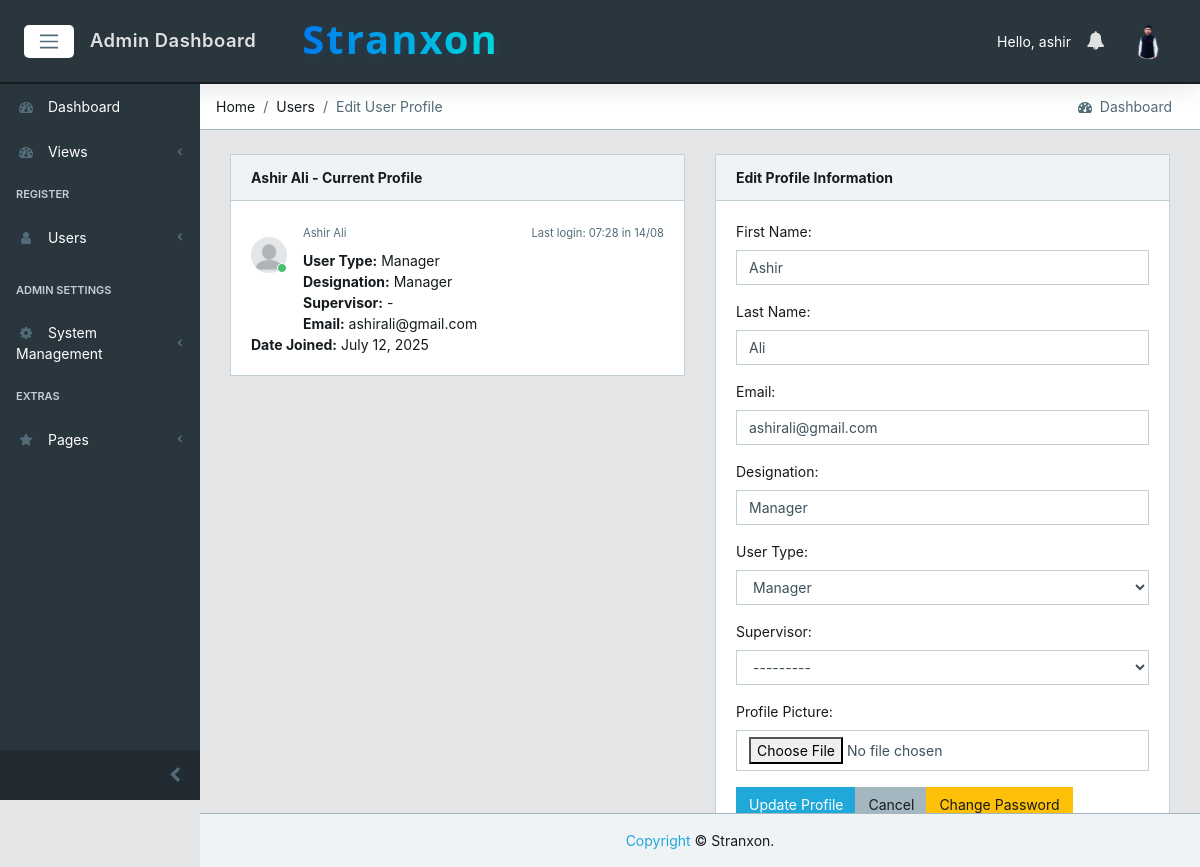
Before: /users/5/edit/ (signed in) with the older database file.
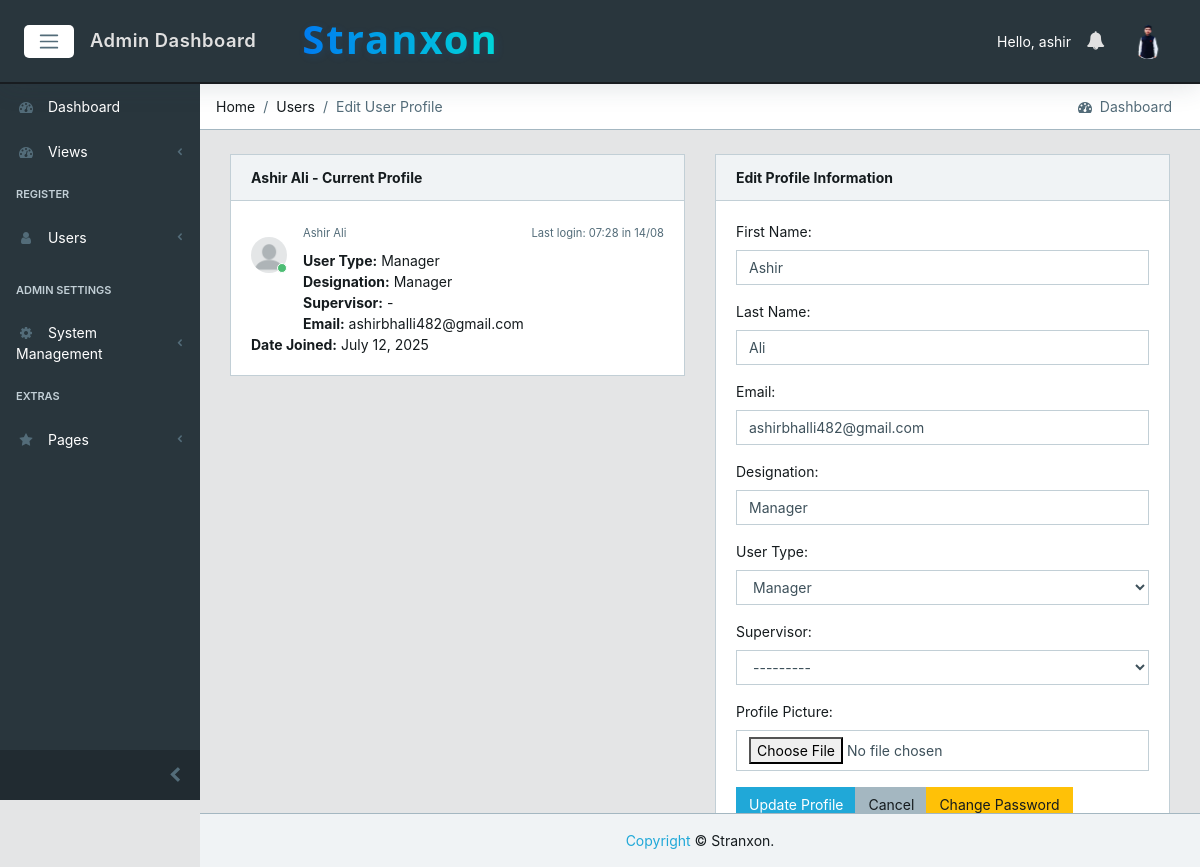
After: the same page with the newer database file.
### core/models.py (models this page shows, shortened)
class CustomUser(AbstractUser):
    email = models.EmailField(unique=True)  # Make email unique for authentication
    user_type = models.CharField(max_length=15, choices=USER_TYPE_CHOICES, db_index=True)
    designation = models.CharField(max_length=100, blank=True, null=True)
    created_by = models.ForeignKey('self', on_delete=models.SET_NULL, null=True, blank=True, related_name='created_users')
    created_date = models.DateField(auto_now_add=True)
    created_time = models.TimeField(auto_now_add=True)
    under_supervision = models.ForeignKey('self', on_delete=models.SET_NULL, null=True, blank=True, related_name='supervised_users')
    avatar = models.ImageField(upload_to='core/avatar', blank=True, null=True)
    @property
    def avatar_url(self):
        try:
            if self.avatar:
                url = getattr(self.avatar, 'url', None)
                if url and ('cloudinary' in url or 'res.cloudinary.com' in url):
                    return url
                avatar_path = getattr(self.avatar, 'path', None)
                if avatar_path and os.path.isfile(avatar_path) and url:
                    return url
        except Exception:
            pass
        return static('core/img/avatar/blank_profile.png')

### core/views.py (the view, shortened to what this page needs)
# urls.py: path('users/<int:user_id>/edit/', views.EditUserProfileView.as_view(), name='edit-user-profile'),
class EditUserProfileView(LoginRequiredMixin, View):
    def get(self, request, user_id):
        user = request.user
        target_user = get_object_or_404(CustomUser, id=user_id)
        if user.user_type == 'employee':
            if target_user != user:
                messages.error(request, 'You can only edit your own profile.')
                return redirect('core:dashboard')
        elif user.user_type == 'manager':
            if target_user.under_supervision != user:
                messages.error(request, 'You can only edit profiles of your subordinates.')
                return redirect('core:dashboard')
        form = UserProfileEditForm(instance=target_user, user=user)
        context = {
            'form': form,
            'target_user': target_user,
        }
        return render(request, 'core/edit_user_profile.html', context)

### core/context_processors.py (called while the page is built)
def logged_user_processor(request):
    if request.user.is_authenticated:
        try:
            logged_user = CustomUser.objects.select_related('under_supervision').get(id=request.user.id)
            return {'logged_user': logged_user}
        except CustomUser.DoesNotExist:
            return {'logged_user': None}
    return {'logged_user': None}

def notifications_processor(request):
    if request.user.is_authenticated:
        cache_key = f"unread_count:{request.user.id}"
        unread_count = cache.get(cache_key)
        if unread_count is None:
            unread_count = Notification.objects.filter(recipient=request.user, read=False).count()
            cache.set(cache_key, unread_count, 15)  # short cache to keep badges fresh
        unread_notifications = (
            Notification.objects.select_related('sender')
            .filter(recipient=request.user, read=False)
            .order_by('-created_at')[:10]
        )
        return {
            'unread_notifications': unread_notifications,
            'unread_count': unread_count,
        }
    return {'unread_notifications': [], 'unread_count': 0}

### core/templates/core/edit_user_profile.html (shortened to what the changed rows need)
{% extends 'core/base.html' %}
{% load static %}
{% block content %}
<div class="container-fluid">
  <div id="ui-view" style="opacity: 1;"><div class="animated fadeIn">
        <div class="row">
            <div class="col-12">
                <div class="row">
                    <div class="col-12 col-md-6">
                        <div class="card">
                            <div class="card-header">
                                <strong>{{ target_user.get_full_name }} - Current Profile</strong>
                            </div>
                            <div class="card-body">
                                <div class="message">
                                    <div class="py-3 pb-5 mr-3 float-left">
                                        <div class="avatar">
                                        </div>
                                    </div>
                                    <div>
                                        <small class="text-muted">{{ target_user.get_full_name }}</small>
                                        {% if target_user.last_login %}
                                        <small class="text-muted float-right mt-1">Last login: {{ target_user.last_login|date:"H:i" }} in {{ target_user.last_login|date:"d/m" }}</small>
                                        {% endif %}
                                    </div>
                                    <div class="mt-2">
                                        <strong>User Type:</strong> {{ target_user.get_user_type_display }}<br>
                                        <strong>Designation:</strong> {{ target_user.designation }}<br>
                                        <strong>Supervisor:</strong> {{ target_user.under_supervision.username|default:'-' }}<br>
                                        <strong>Email:</strong> {{ target_user.email }}<br>
                                        <strong>Date Joined:</strong> {{ target_user.date_joined|date:"F d, Y" }}
                                    </div>
                                </div>
                            </div>
                        </div>
                    </div>
                    <div class="col-12 col-md-6">
                        <div class="card">
                            <div class="card-body">
                                <form method="post" enctype="multipart/form-data">
                                    <div class="form-group">
                                        <label for="{{ form.first_name.id_for_label }}">First Name:</label>
                                        {{ form.first_name }}
                                    </div>
                                    <div class="form-group">
                                        <label for="{{ form.last_name.id_for_label }}">Last Name:</label>
                                        {{ form.last_name }}
                                    </div>
                                    {% if form.email %}
                                    <div class="form-group">
                                        <label for="{{ form.email.id_for_label }}">Email:</label>
                                        {{ form.email }}
                                    </div>
                                    {% endif %}
                                    {% if form.designation %}
                                    <div class="form-group">
                                        <label for="{{ form.designation.id_for_label }}">Designation:</label>
                                        {{ form.designation }}
                                    </div>
                                    {% endif %}
                                    {% if form.user_type %}
                                    <div class="form-group">
                                        <label for="{{ form.user_type.id_for_label }}">User Type:</label>
                                        {{ form.user_type }}
                                    </div>
                                    {% endif %}
                                    {% if form.under_supervision %}
                                    <div class="form-group">
                                        <label for="{{ form.under_supervision.id_for_label }}">Supervisor:</label>
                                        {{ form.under_supervision }}
                                    </div>
                                    {% endif %}
                                    <div class="form-group">
                                        <label for="{{ form.avatar.id_for_label }}">Profile Picture:</label>
                                        {{ form.avatar }}
                                    </div>
                                </form>
                            </div>
                        </div>
                    </div>
                </div>
            </div>
        </div>
    </div>
</div>
{% endblock %}

Changed rows visible on the page:
changed CustomUser "Ashir Ali": email "ashirali@gmail.com" → "ashirbhalli482@gmail.com"
